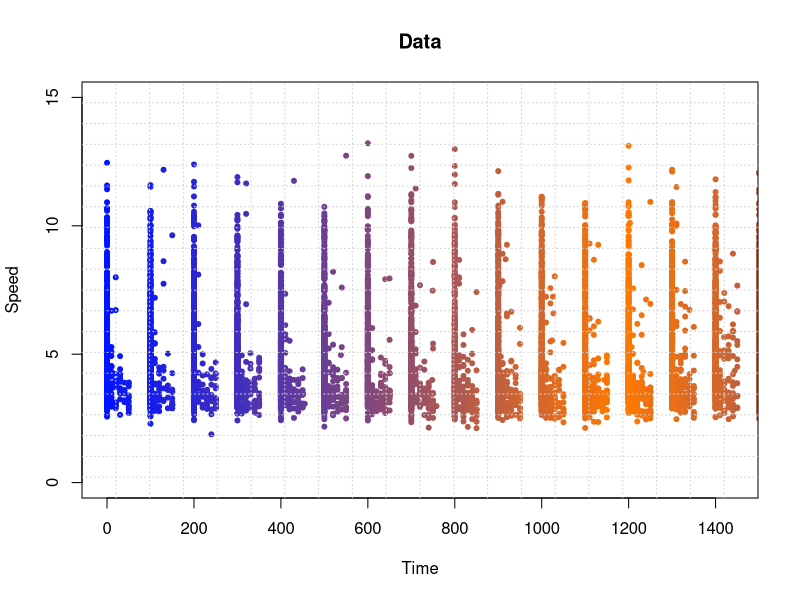

Source code (R):
windData = read.csv("windCleanedH.csv",TRUE)
plotData = windData
plotCol = rgb(1-(abs(720-plotData$MIN_TIME)/720),(120 - (abs(720-plotData$MIN_TIME)/720)*100)/255,(abs(720-plotData$MIN_TIME)/720))
plot(plotData$HOUR_TIME, plotData$WIND_SPEED,
     col = plotCol, pch = 20,
     xlim = c(0,1440), ylim = c(0,15),
     xlab = "Time", ylab = "Speed"
)
grid(20,20)
title(paste("Data"))
